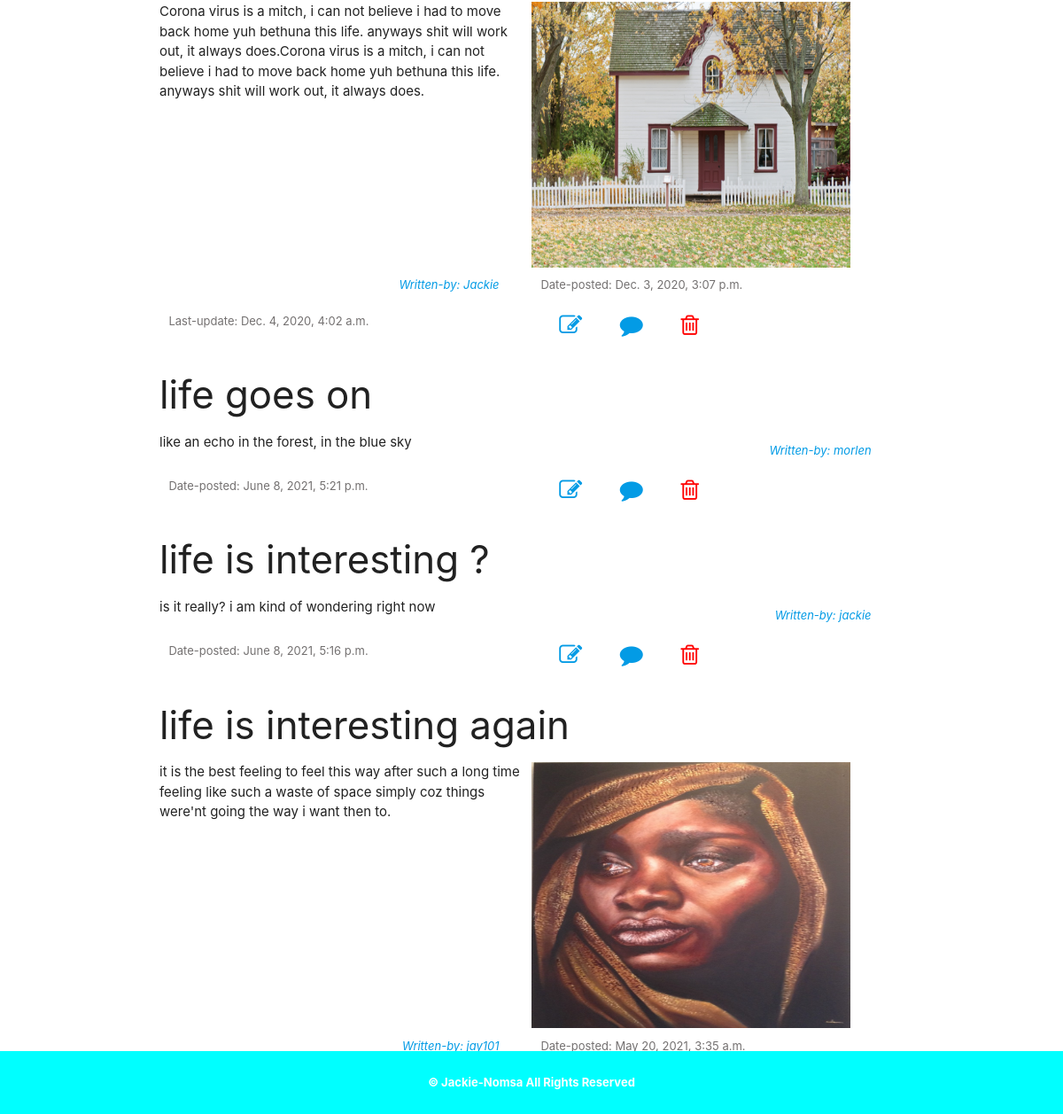
The app's page / (lower part), older data.
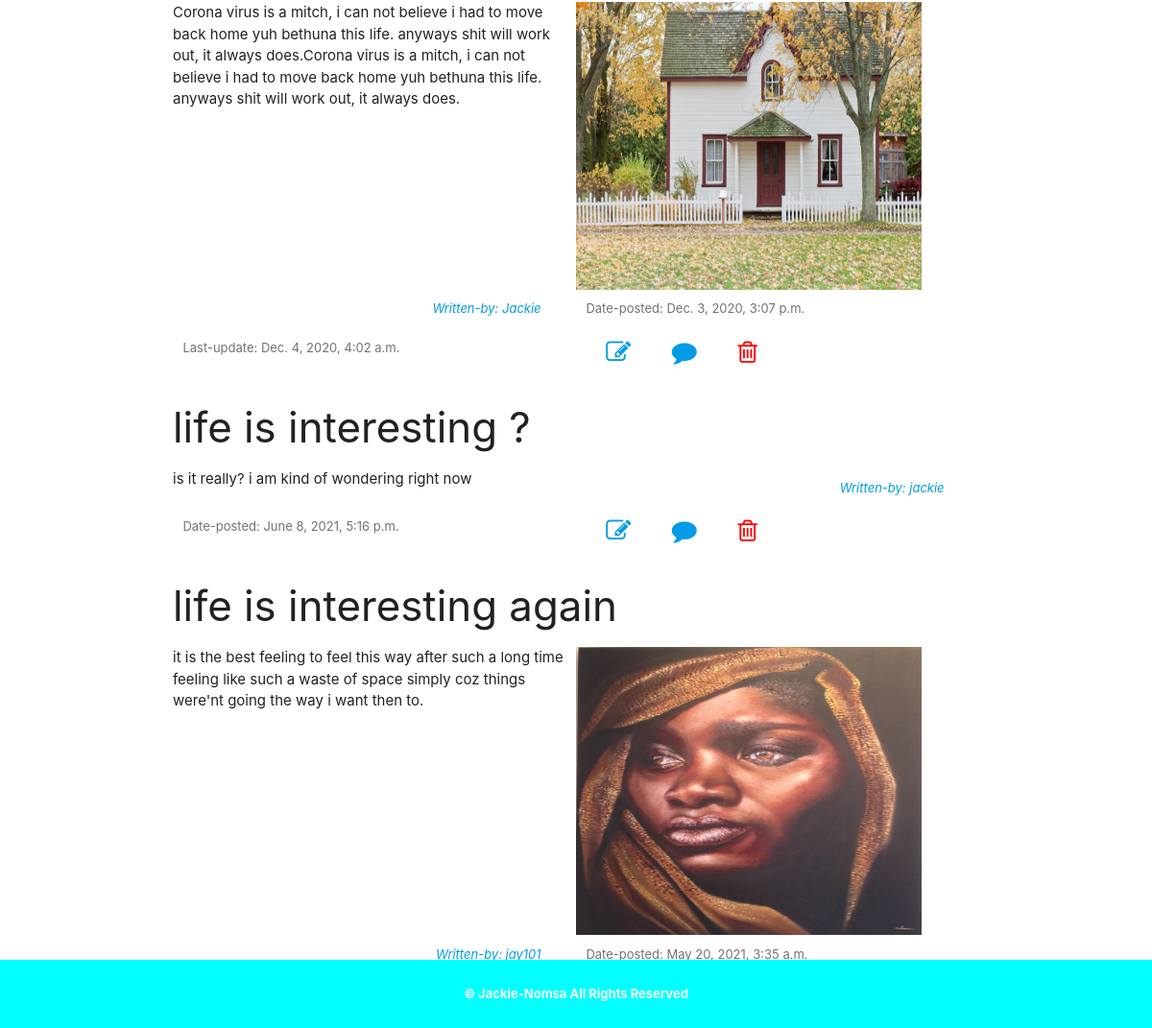
The same page, newer data.
### posts/models.py (models this page shows, shortened)
class Posts(models.Model):
    title = models.CharField(max_length=50)
    post = models.TextField(null=False)
    author = models.CharField(max_length=30, default='Jackie')
    my_image = models.ImageField(null=True,blank=True, upload_to='images/')
    date_posted = models.DateTimeField(auto_now_add=True, auto_now=False)
    date_updated = models.DateTimeField(auto_now_add=False, auto_now=True)

### posts/views.py (the view)
# urls.py: 2. Add a URL to urlpatterns:  path('', views.home, name='home')
def home(request):
    my_posts = Posts.objects.all().order_by('title')
    return render(request, 'posts/home.html', {'data_': my_posts})

### posts/templates/posts/home.html (shortened to what this page needs)
{% load static %}
<!DOCTYPE html>
<html lang="en">
<head>
    <link rel="stylesheet" href="https://cdnjs.cloudflare.com/ajax/libs/materialize/1.0.0/css/materialize.min.css">
    <link rel="stylesheet" href="https://cdnjs.cloudflare.com/ajax/libs/font-awesome/4.7.0/css/font-awesome.min.css">
    <link rel="stylesheet" type="text/css" href="{% static 'css/style.css' %}">
<body>
    {% block body %}
        <div class="my-container home">
            {% for i in data_%}
                <h3>{{ i.title }}</h3>
                <div class="blog-info">
                    <div>
                        <p class='blog-text'>{{ i.post }}</p>
                    </div>
                    {% if i.my_image %}
                    <img class='image' src="{{ i.my_image.url }}" alt="image-{{ i.title }}" width="400" max-height='500'>
                    {% endif %}
                    <p class="small-txt"><a href="/about" class="writer">Written-by: {{ i.author }}</a></p>
                        <p class="small-txt date">Date-posted: {{ i.date_posted }}</p>
                        {% if i.date_posted != i.date_updated %}
                            <p class="small-txt date">Last-update: {{ i.date_updated }}</p>
                        {% endif %}
                        <div class='my-links' key={i.id}>
                        <a href={% url 'edit' i.id %} class="link-1"><abbr title="EDIT"><i class="fa fa-edit fa-2x"></i></abbr></a>
                        <a href={% url 'comment' i.id %} class=" link-1"><abbr title="COMMENT"><i class="fa fa-comment fa-2x"></i></abbr></a>
                        <a href={% url 'delete' i.id %} class=" link-2"><abbr title="DELETE"><i class="fa fa-trash-o fa-2x"></i></abbr></a>
                        </div>
            </div>
            {% endfor %}
        </div>
    {% endblock %}
    <div class='footer'>
    <p>&copy Jackie-Nomsa All Rights Reserved</p>
    </div>
</body>
</html>

Row changes from the older to the newer data that the page shows:
removed Posts: title "life goes on", post "like an echo in the forest, in the blue sky", author "morlen", date_posted "June 8, 2021, 5:21 p.m."
